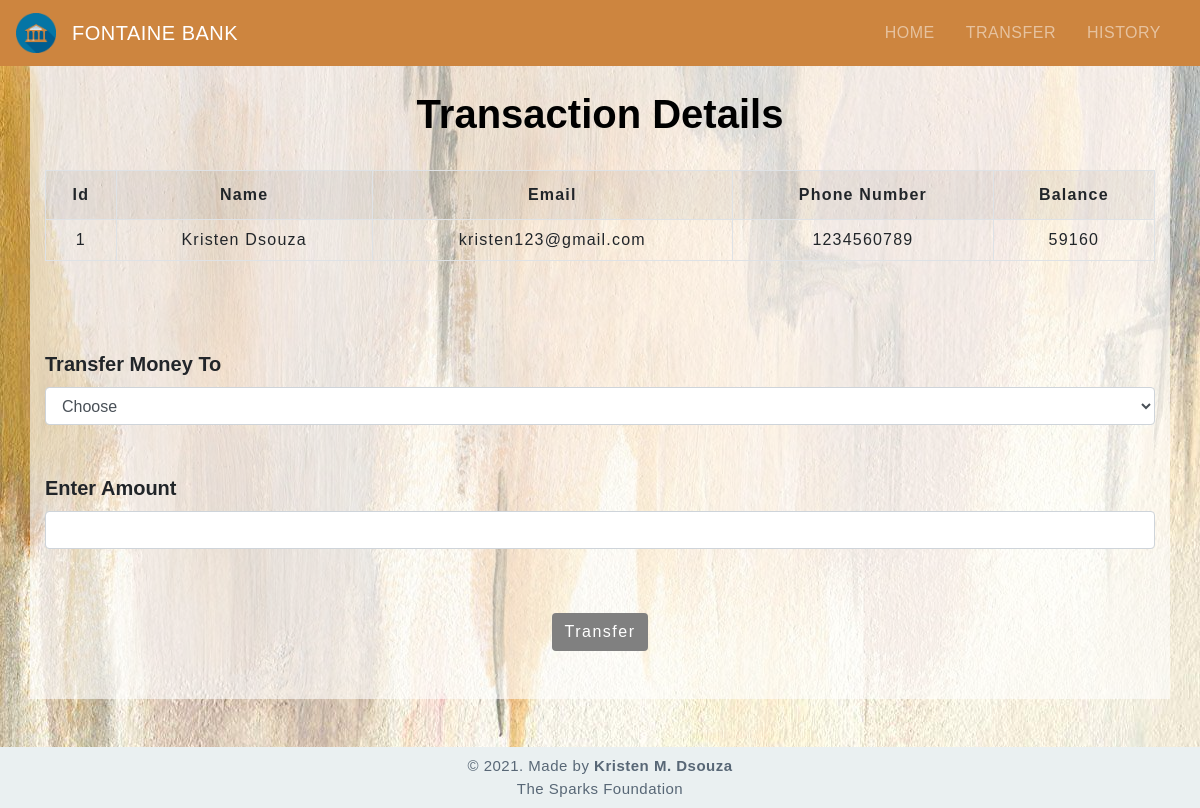
The page /selecteduserdetail.php?sno=1 on the database its author committed.
### tables this page shows
CREATE TABLE `users` (
  `SNO` int(3) NOT NULL,
  `NAME` text NOT NULL,
  `EMAIL` varchar(30) NOT NULL,
  `PH_NO` varchar(10) NOT NULL,
  `BALANCE` int(8) NOT NULL
);

### selecteduserdetail.php (the view, shortened to what this page needs)
<!DOCTYPE html>
<html lang="en">
<head>
    <link rel="stylesheet" href="https://maxcdn.bootstrapcdn.com/bootstrap/4.0.0/css/bootstrap.min.css">
    <link rel="stylesheet" type="text/css" href="css/style.css">
    <link rel="stylesheet" type="text/css" href="css/table.css">
    <link rel="stylesheet" type="text/css" href="css/navbar.css">
</head>
<body>
<?php
  include 'navbar.php';
?>
<div  style="background:url('img/background.jpg');">
	<div class="container" style="background-color:rgb(255, 255, 255, .6);">
        <h1 class="text-center pt-4" style="color:black;">Transaction Details</h1>
            <?php
                include 'config.php';
                $sid=$_GET['sno'];
                $sql = "SELECT * FROM  users where sno =$sid";
                $result=mysqli_query($conn,$sql);
                $rows=mysqli_fetch_assoc($result);
            ?>
            <form method="post" name="tcredit" class="tabletext" ><br>
        <div>
            <table class="table table-striped table-condensed table-bordered">
                <tr>
                    <th class="text-center">Id</th>
                    <th class="text-center">Name</th>
                    <th class="text-center">Email</th>
                    <th class="text-center">Phone Number</th>
                    <th class="text-center">Balance</th>
                </tr>
                <tr>
                    <td class="py-2"><?php echo $rows['SNO'] ?></td>
                    <td class="py-2"><?php echo $rows['NAME'] ?></td>
                    <td class="py-2"><?php echo $rows['EMAIL'] ?></td>
                    <td class="py-2"><?php echo $rows['PH_NO'] ?></td>
                    <td class="py-2"><?php echo $rows['BALANCE'] ?></td>
                </tr>
            </table>
        </div>
        <br><br><br>
        <label class="label">Transfer Money To</label>
        <select name="to" class="form-control" required>
            <option value="" disabled selected>Choose</option>
            </select>
            <div>
        <br>
        <br>
            <label class="label">Enter Amount</label>
            <input type="number" class="form-control" name="amount" required>
            <br><br>
                <div class="text-center" >
            <button class="btn mt-3" name="submit" type="submit" id="myBtn">Transfer</button>
            </div>
                 </div>
        </form>
        <br>
        <br>
    </div>
        <footer class="text-center mt-5 py-2">
            <p>&copy 2021. Made by <b>Kristen M. Dsouza</b> <br> The Sparks Foundation</p>
        </footer>
    </div>
</body>
</html>

### css/style.css (style rules this page uses)
* { padding: 0; margin: 0; box-sizing: border-box; font-family: sans-serif; }
h1 { font-weight: bold; transition: 0.5s; text-align: center; }
button { border:none; border-radius: 8px; padding: 10px; background: grey; color:white; letter-spacing: 1.5px; font-size: 15px; transition: 0.5s; }
footer { color:#586776; background-color:#EAF0F1; letter-spacing: 0.5px; }
footer p { margin: 0; font-size: 15px; }

### css/table.css (style rules this page uses)
* { padding: 0; margin: 0; box-sizing: border-box; font-family: sans-serif; }
table { letter-spacing: 1.2px; }
td { text-align: center; }

### selecteduserdetail.php (style rules this page uses)
.label { font-size: 20px; font-weight: bold; }

### rows shown on the page
users: SNO "1", NAME "Kristen Dsouza", EMAIL "kristen123@gmail.com", PH_NO "1234560789", BALANCE "59160"
